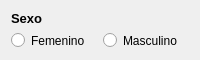
                    <widget class="QWidget" name="espacio_sexo" native="true">
                     <property name="sizePolicy">
                      <sizepolicy hsizetype="Preferred" vsizetype="Preferred">
                       <horstretch>0</horstretch>
                       <verstretch>0</verstretch>
                      </sizepolicy>
                     </property>
                     <property name="minimumSize">
                      <size>
                       <width>0</width>
                       <height>60</height>
                      </size>
                     </property>
                     <property name="maximumSize">
                      <size>
                       <width>16777215</width>
                       <height>0</height>
                      </size>
                     </property>
                     <property name="styleSheet">
                      <string/>
                     </property>
                     <layout class="QGridLayout" name="gridLayout_2">
                      <item row="1" column="0" alignment="Qt::AlignLeft">
                       <widget class="QRadioButton" name="input_sexo_femenino">
                        <property name="minimumSize">
                         <size>
                          <width>0</width>
                          <height>0</height>
                         </size>
                        </property>
                        <property name="maximumSize">
                         <size>
                          <width>100</width>
                          <height>16777215</height>
                         </size>
                        </property>
                        <property name="styleSheet">
                         <string notr="true"/>
                        </property>
                        <property name="text">
                         <string>Femenino</string>
                        </property>
                       </widget>
                      </item>
                      <item row="1" column="1">
                       <widget class="QRadioButton" name="input_sexo_masculino">
                        <property name="minimumSize">
                         <size>
                          <width>0</width>
                          <height>0</height>
                         </size>
                        </property>
                        <property name="maximumSize">
                         <size>
                          <width>100</width>
                          <height>16777215</height>
                         </size>
                        </property>
                        <property name="styleSheet">
                         <string notr="true"/>
                        </property>
                        <property name="text">
                         <string>Masculino</string>
                        </property>
                       </widget>
                      </item>
                      <item row="0" column="0" alignment="Qt::AlignTop">
                       <widget class="QLabel" name="label_sexo">
                        <property name="sizePolicy">
                         <sizepolicy hsizetype="Preferred" vsizetype="Preferred">
                          <horstretch>0</horstretch>
                          <verstretch>2</verstretch>
                         </sizepolicy>
                        </property>
                        <property name="maximumSize">
                         <size>
                          <width>16777215</width>
                          <height>20</height>
                         </size>
                        </property>
                        <property name="font">
                         <font>
                          <family>Arial</family>
                          <pointsize>10</pointsize>
                          <weight>75</weight>
                          <bold>true</bold>
                         </font>
                        </property>
                        <property name="styleSheet">
                         <string notr="true"/>
                        </property>
                        <property name="text">
                         <string>Sexo</string>
                        </property>
                        <property name="scaledContents">
                         <bool>false</bool>
                        </property>
                       </widget>
                      </item>
                     </layout>
                    </widget>
